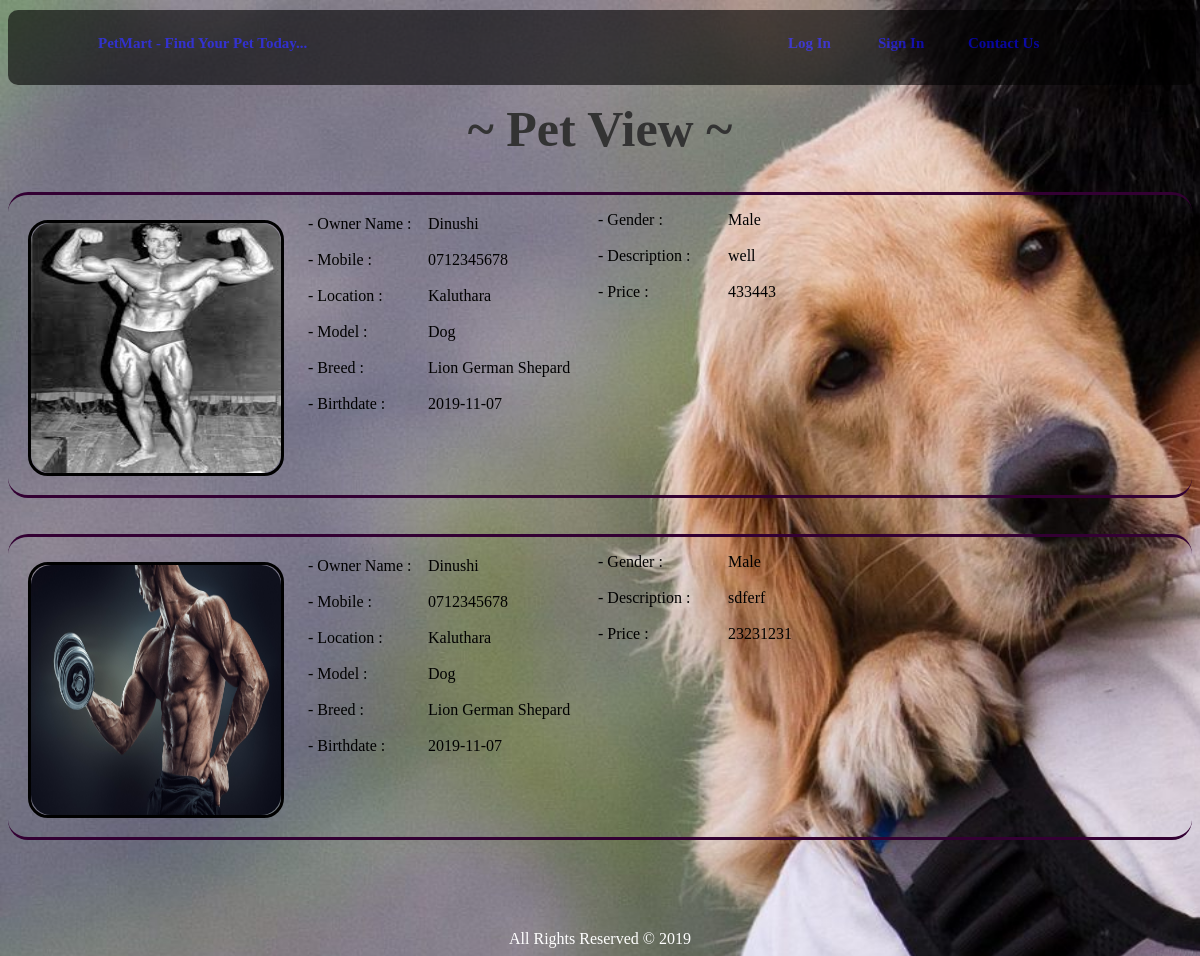
/signpetview.php, run on the app's committed database.
### tables this page shows
CREATE TABLE `pet_details` (
  `add_id` int(11) NOT NULL AUTO_INCREMENT,
  `name` varchar(20) DEFAULT NULL,
  `mobile` varchar(10) DEFAULT NULL,
  `location` varchar(20) DEFAULT NULL,
  `password` varchar(15) DEFAULT NULL,
  `pict_path` varchar(50) DEFAULT NULL,
  `model` varchar(15) DEFAULT NULL,
  `breed` varchar(40) DEFAULT NULL,
  `birthdate` date DEFAULT NULL,
  `gender` varchar(8) DEFAULT NULL,
  `price` double DEFAULT NULL,
  `description` text,
  `user_id` varchar(40) DEFAULT NULL,
  `status` varchar(10) DEFAULT NULL,
  PRIMARY KEY (`add_id`)
);

### signpetview.php (the view, shortened to what this page needs)
<!DOCTYPE html>
<?php
$con = new mysqli("localhost", "root", "kushada", "petshop", 3307);
$result_set = $con->query("SELECT * FROM pet_details");
$rwcount = mysqli_num_rows($result_set);
?>
<html>
    <head>
        <link type="text/css" rel="stylesheet" href="myadd.css"/>
    </head>
    <body class="body">
    <center>
        <h1 class="head">~ Pet View ~</h1>
    </center>
    <div class="divup">
        <img class="img1" src="icons8-dog-64.png"/>
        <span class="tit1">PetMart - Find Your Pet Today...</span>
        <a href="contact.php">
            <span class="tit1 titghj titx">Contact Us</span>
        </a>
        <a href="Loginentry.php">
            <span class="tit1 titjj titx">Log In</span>
        </a>
        <a href="index.php">
            <span class="tit1 titpoi titx">Sign In</span>
        </a>
    </div>
<?php
if ($rwcount > 0) {
    while ($row1 = mysqli_fetch_assoc($result_set)) {
        ?>
            <div class="detaildiv">
                <div class="imgdiv">
                    <img class="imdd" src="<?php echo $row1["pict_path"] ?>"/>
                </div>
                <span class="deta"> - Owner Name :</span>
                <span class="detai"><?php echo $row1["name"] ?></span>
                <span class="deta"> - Mobile :</span>
                <span class="detai"><?php echo $row1["mobile"] ?></span>
                <span class="deta"> - Location :</span>
                <span class="detai"><?php echo $row1["location"] ?></span>
                <span class="deta"> - Model :</span>
                <span class="detai"><?php echo $row1["model"] ?></span>
                <span class="deta"> - Breed :</span>
                <span class="detai"><?php echo $row1["breed"] ?></span>
                <span class="deta"> - Birthdate :</span>
                <span class="detai"><?php echo $row1["birthdate"] ?></span>
                <span class="deta sl"> - Gender :</span>
                <span class="detai sl sl1"><?php echo $row1["gender"] ?></span>
                <span class="deta sl"> - Description :</span>
                <p class="detai sl sl1"><?php echo $row1["description"] ?></p>
                <span class="deta sl"> - Price :</span>
                <span class="detai sl sl1"><?php echo $row1["price"] ?></span>
            </div>
        <?php
    }
}
?>
    <center>
        <span class="span1">All Rights Reserved &COPY; 2019</span>
    </center>
</body>
</html>

### myadd.css (style rules this page uses)
.body { background-image: url("pt3.jpg"); background-size: 1365px; background-attachment: fixed; }
.head { font-size: 50px; color:#333333; margin-top: 100px; }
.divup { width: 99%; height: 75px; border-radius: 10px; background-color:activeborder; position: fixed; top: 0; opacity: 0.6; border-radius: 10px; z-index: 100; margin-top: 10px; }
.img1 { width: 60px; padding-left: 10px; position: absolute; }
.tit1 { color:blue; font-family: "Arial Unicode MS"; font-size: 15px; margin-top: 25px; margin-left: 90px; font-weight: bold; position: absolute; }
.span1 { color: white; }
.detaildiv { width: 100%; height: 300px; border-radius: 20px; border-bottom: solid; border-bottom-color: #330033; border-top: solid; border-top-color: #330033; }
.imgdiv { width: 250px; height: 250px; border: solid; border-color: black; border-radius: 20px; position: absolute; margin-top: 25px; margin-left: 20px; }
.imdd { width: 250px; height: 250px; border-radius: 20px; }
.deta { margin-left: 300px; margin-top: 20px; position: absolute; }
.detai { margin-left: 420px; position: absolute; margin-top: 20px }
.sl { margin-left: 590px; margin-top: -200px; }
.sl1 { margin-left: 720px; }
.titjj { margin-left: 780px; }
.titpoi { margin-left: 870px; }
.titghj { margin-left: 960px; }

### data on the page
pet_details: pict_path (picture), name "Dinushi", mobile "0712345678", location "Kaluthara", model "Dog", breed "Lion German Shepard", birthdate "2019-11-07", gender "Male", description "well", price "433443"
pet_details: pict_path (picture), name "Dinushi", mobile "0712345678", location "Kaluthara", model "Dog", breed "Lion German Shepard", birthdate "2019-11-07", gender "Male", description "sdferf", price "23231231"
